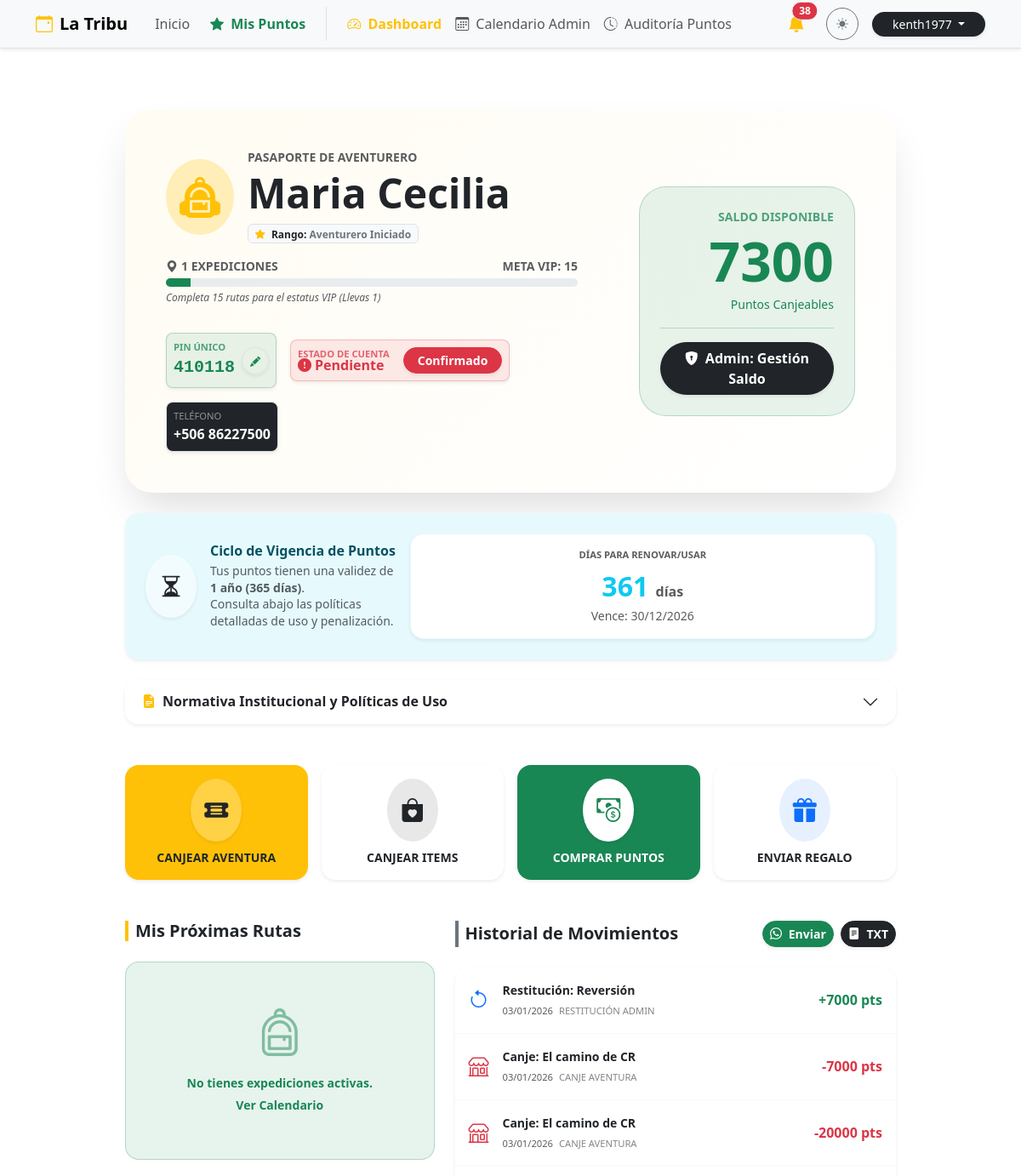
Page /mi-perfil/410118 (signed in, upper part) on the earlier database version.
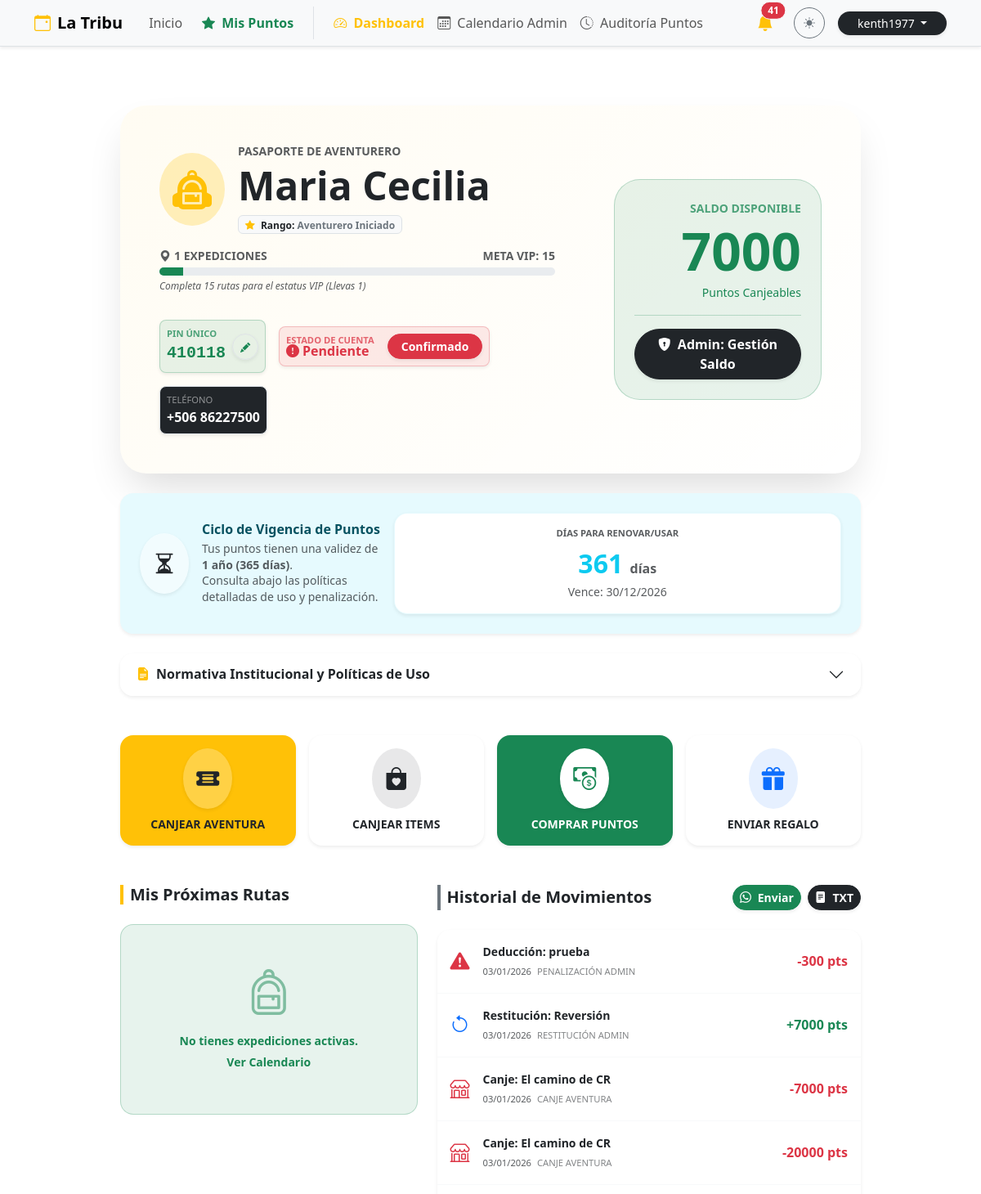
Same page on the later database version.
### db.py (models this page shows)
class Member(db.Model):
    __tablename__ = 'member'
    id = db.Column(db.Integer, primary_key=True)
    pin = db.Column(db.String(6), unique=True, nullable=False)
    nombre = db.Column(db.String(100), nullable=False)
    apellido1 = db.Column(db.String(100), nullable=False)
    apellido2 = db.Column(db.String(100))
    telefono = db.Column(db.String(20))
    birth_date = db.Column(db.Date)
    puntos_totales = db.Column(db.Integer, default=0)
    debt_pending = db.Column(db.Boolean, default=False)
    ultimo_regalo_bday = db.Column(db.Integer, default=0) # Año del último regalo
    bookings = db.relationship('Booking', backref='member', lazy=True)
    logs = db.relationship('PointLog', backref='member', lazy=True)

class PointLog(db.Model):
    __tablename__ = 'point_log'
    id = db.Column(db.Integer, primary_key=True)
    member_id = db.Column(db.Integer, db.ForeignKey('member.id'), nullable=False)
    transaction_type = db.Column(db.String(50), nullable=False)
    description = db.Column(db.String(200))
    amount = db.Column(db.Integer, nullable=False)
    created_at = db.Column(db.DateTime, default=datetime.utcnow)
    booking_id = db.Column(db.Integer, db.ForeignKey('booking.id'), nullable=True)
    is_penalized = db.Column(db.Boolean, default=False)
    penalty_reason = db.Column(db.String(200))

### perfil.py (the view)
@perfil_bp.route('/mi-perfil/<string:pin>')
def ver_perfil(pin):
    member = Member.query.filter_by(pin=pin).first()
    if not member:
        flash('Perfil no encontrado. Verifique el PIN.', 'danger')
        return redirect(url_for('main.home'))
    logs = PointLog.query.filter_by(member_id=member.id).order_by(PointLog.created_at.desc()).all()
    cr_time = datetime.utcnow() - timedelta(hours=6)
    today = cr_time.date()
    all_bookings = Booking.query.filter_by(member_id=member.id).all()
    proximas_aventuras = []
    bitacora_aventuras = []
    eventos_cancelados = [] # Lista específica para la ventana de penalizaciones
    caminatas_validas_vip = 0
    for b in all_bookings:
        if not b.event: continue
        if b.status == 'Activo':
            caminatas_validas_vip += 1
        es_futura = b.event.event_date >= today
        esta_activa = (b.status == 'Activo')
        esta_cancelada = (b.status in ['No Participó', 'Retirado', 'Cancelado'])
        if esta_cancelada:
            penalidad_log = PointLog.query.filter_by(booking_id=b.id).filter(PointLog.amount < 0).first()
            b.monto_penalizacion = abs(penalidad_log.amount) if penalidad_log else 0
            eventos_cancelados.append(b)
        elif esta_activa and es_futura:
            proximas_aventuras.append(b)
        else:
            bitacora_aventuras.append(b)
    proximas_aventuras.sort(key=lambda x: x.event.event_date)
    eventos_cancelados.sort(key=lambda x: x.event.event_date, reverse=True)
    bitacora_aventuras.sort(key=lambda x: x.event.event_date, reverse=True)
    eventos_activos = Event.query.filter(
        Event.event_date >= today,
        Event.status == 'Activa'
    ).order_by(Event.event_date.asc()).all()
    total_caminatas = caminatas_validas_vip
    if total_caminatas > 15:
        nivel = "VIP - La Tribu"
        icono_nivel = "bi-crown"
        clase_nivel = "text-warning animate__animated animate__pulse animate__infinite"
        progreso_vip = 100
        mensaje_prox_nivel = "¡Eres un miembro de la élite!"
    elif total_caminatas > 5:
        nivel = "Explorador Constante"
        icono_nivel = "bi-compass-fill"
        clase_nivel = "text-success"
        progreso_vip = int((total_caminatas / 15) * 100)
        mensaje_prox_nivel = f"Faltan {16 - total_caminatas} aventuras para ser VIP"
    else:
        nivel = "Aventurero Iniciado"
        icono_nivel = "bi-backpack2-fill"
        clase_nivel = "text-secondary"
        progreso_vip = int((total_caminatas / 15) * 100)
        mensaje_prox_nivel = f"Completa 15 rutas para el estatus VIP (Llevas {total_caminatas})"
    primer_log = PointLog.query.filter_by(member_id=member.id).order_by(PointLog.created_at.asc()).first()
    fecha_origen = primer_log.created_at.date() if primer_log else today
    fecha_vencimiento = fecha_origen + timedelta(days=365)
    dias_restantes = (fecha_vencimiento - today).days
    info_vencimiento = {
        'fecha_limite': fecha_vencimiento,
        'dias_restantes': dias_restantes,
        'vencido': dias_restantes < 0
    }
    birthdays_today = Member.query.filter(
        extract('month', Member.birth_date) == today.month,
        extract('day', Member.birth_date) == today.day
    ).all()
    return render_template(
        'perfil.html',
        member=member,
        logs=logs,
        proximas=proximas_aventuras,
        bitacora=bitacora_aventuras,
        eventos_cancelados=eventos_cancelados,
        eventos_activos=eventos_activos,
        nivel=nivel,
        icono_nivel=icono_nivel,
        clase_nivel=clase_nivel,
        total_caminatas=total_caminatas,
        progreso_vip=progreso_vip,
        mensaje_prox_nivel=mensaje_prox_nivel,
        now=cr_time,
        vencimiento=info_vencimiento,
        birthdays_today=birthdays_today
    )

### templates/perfil.html (shortened to what the changed rows need)
{% extends "base.html" %}
{% block content %}
<div class="container py-5 animate__animated animate__fadeIn" id="perfilContainer">
    <div class="row justify-content-center">
        <div class="col-lg-10">
            <div class="card border-0 shadow-2xl rounded-5 overflow-hidden mb-4 bg-white text-dark position-relative" id="cardIdentidad">
                <div class="card-body p-4 p-lg-5 position-relative" style="z-index: 1;">
                    <div class="row align-items-center">
                        <div class="col-md-8 mb-4 mb-md-0">
                            <div class="d-flex align-items-center mb-3">
                                <div>
                                    <h6 class="text-uppercase fw-bold text-muted small mb-1">Pasaporte de Aventurero</h6>
                                    <h1 class="display-5 fw-bold mb-0" id="nombreMiembro">{{ member.nombre }} {{ member.apellido1 }}</h1>
                                    <span class="badge bg-light text-dark border mt-2">
                                        <i class="bi bi-star-fill text-warning me-1"></i> Rango: <span class="{{ clase_nivel }} fw-bold">{{ nivel }}</span>
                                    </span>
                                </div>
                            </div>
                            <div class="row g-3 mt-3 align-items-center">
                                <div class="col-auto">
                                    <div class="p-2 border border-success border-opacity-25 rounded-3 bg-success bg-opacity-10 position-relative pe-5 shadow-sm">
                                        <small class="d-block text-success fw-bold x-small text-uppercase opacity-75">PIN Único</small>
                                        <span class="fw-bold font-monospace fs-5 text-success">{{ member.pin }}</span>
                                        <button class="btn btn-sm btn-white border position-absolute top-50 end-0 translate-middle-y me-2 rounded-circle shadow-sm hover-scale no-print" style="width: 32px; height: 32px;" data-bs-toggle="modal" data-bs-target="#changePinModal" title="Personalizar PIN">
                                            <i class="bi bi-pencil-fill small text-success"></i>
                                        </button>
                                    </div>
                                </div>
                                <div class="col-auto">
                                    <div class="p-2 border rounded-3 bg-dark text-white shadow-sm">
                                        <small class="d-block text-white-50 x-small text-uppercase">Teléfono</small>
                                        <span class="fw-bold">+506 {{ member.telefono }}</span>
                                    </div>
                                </div>
                            </div>
                        </div>
                        <div class="col-md-4 text-center text-md-end">
                            <div class="p-4 rounded-5 bg-success bg-opacity-10 border border-success border-opacity-25 d-inline-block w-100 position-relative">
                                <small class="text-uppercase fw-bold text-success opacity-75 d-block mb-1">Saldo Disponible</small>
                                <div class="display-3 fw-bold text-success mb-0" id="saldoActual">{{ member.puntos_totales }}</div>
                                <small class="text-success fw-medium">Puntos Canjeables</small>
                                {% if current_user.is_authenticated and current_user.is_superuser %}
                                <div class="mt-3 border-top border-success border-opacity-25 pt-3 no-print">
                                    <button class="btn btn-dark w-100 rounded-pill fw-bold shadow-sm" data-bs-toggle="modal" data-bs-target="#adminAdvancedModal">
                                    </button>
                                </div>
                                {% endif %}
                            </div>
                        </div>
                    </div>
                </div>
            </div>
            <div class="accordion shadow-sm rounded-4 mb-5 border-0 no-print" id="policiesAccordion">
                <div class="accordion-item border-0 rounded-4 overflow-hidden">
                    <h2 class="accordion-header">
                        <button class="accordion-button collapsed bg-white fw-bold text-dark py-3" type="button" data-bs-toggle="collapse" data-bs-target="#collapsePolicies">
                            <i class="bi bi-file-earmark-text-fill text-warning me-2"></i>
                            Normativa Institucional y Políticas de Uso
                        </button>
                    </h2>
                </div>
            </div>
            <div class="row g-4">
                <div class="col-md-7" id="historialSection">
                    <div class="card border-0 shadow-sm rounded-4 overflow-hidden" id="historialCard">
                        <div class="list-group list-group-flush" id="listaMovimientos">
                            {% if logs %}
                                {% for log in logs %}
                                <div class="list-group-item p-3 border-light log-item">
                                    <div class="d-flex justify-content-between align-items-center">
                                        <div class="d-flex align-items-center">
                                            <div class="me-3">
                                                {% if 'Restitución Admin' in log.transaction_type %}
                                                    <i class="bi bi-arrow-counterclockwise text-primary fs-4"></i>
                                                {% elif 'Donación Admin' in log.transaction_type %}
                                                    <i class="bi bi-gift-fill text-success fs-4"></i>
                                                {% elif 'Penalización Admin' in log.transaction_type %}
                                                    <i class="bi bi-exclamation-triangle-fill text-danger fs-4"></i>
                                                {% elif 'Canje' in log.transaction_type %}
                                                    <i class="bi bi-shop text-danger fs-4"></i>
                                                {% elif log.transaction_type == 'Bono Cumpleaños' %}
                                                    <i class="bi bi-gift-fill text-primary fs-4"></i>
                                                {% elif log.transaction_type == 'Regalo Recibido' %}
                                                    <i class="bi bi-gift-fill text-primary fs-4"></i>
                                                {% elif log.transaction_type == 'Regalo Enviado' %}
                                                    <i class="bi bi-send-fill text-warning fs-4"></i>
                                                {% elif log.transaction_type == 'Compra Puntos' %}
                                                    <i class="bi bi-cash-coin text-success fs-4"></i>
                                                {% elif 'Inscripción' in log.transaction_type or 'Bienvenida' in log.transaction_type %}
                                                    <i class="bi bi-arrow-up-circle-fill text-success fs-4"></i>
                                                {% elif 'Retiro' in log.transaction_type or 'Penalización' in log.transaction_type %}
                                                    <i class="bi bi-x-circle-fill text-danger fs-4"></i>
                                                {% elif log.amount > 0 %}
                                                    <i class="bi bi-plus-circle-fill text-success fs-4"></i>
                                                {% else %}
                                                    <i class="bi bi-dash-circle-fill text-danger fs-4"></i>
                                                {% endif %}
                                            </div>
                                            <div>
                                                <div class="fw-bold text-dark small log-desc">{{ log.description }}</div>
                                                <small class="text-muted x-small log-date">
                                                    {{ log.created_at.strftime('%d/%m/%Y') }}
                                                    <span class="text-uppercase ms-1 opacity-75">{{ log.transaction_type }}</span>
                                                </small>
                                            </div>
                                        </div>
                                        <div class="text-end">
                                            <span class="fw-bold fs-6 {{ 'text-success' if log.amount > 0 else 'text-danger' }} log-amount">
                                                {{ '+' if log.amount > 0 }}{{ log.amount }} pts
                                            </span>
                                        </div>
                                    </div>
                                </div>
                                {% endfor %}
                            {% else %}
                                <div class="p-4 text-center text-muted small">
                                    Aún no hay movimientos registrados.
                                </div>
                            {% endif %}
                        </div>
                    </div>
                </div>
            </div>
        </div>
    </div>
</div>
{% endblock %}

### templates/base.html (shortened to what the changed rows need)
<!DOCTYPE html>
<html lang="es" data-bs-theme="light">
<head>
    <link href="https://cdn.jsdelivr.net/npm/bootstrap@5.3.2/dist/css/bootstrap.min.css" rel="stylesheet">
    <link rel="stylesheet" href="https://cdn.jsdelivr.net/npm/bootstrap-icons@1.11.1/font/bootstrap-icons.css">
    <link rel="stylesheet" href="https://cdnjs.cloudflare.com/ajax/libs/animate.css/4.1.1/animate.min.css"/>
</head>
<body>
    <nav class="navbar navbar-expand-lg bg-body-tertiary border-bottom sticky-top shadow-sm">
        <div class="container">
            <div class="collapse navbar-collapse" id="navbarNav">
                <div class="d-flex align-items-center gap-3 mt-3 mt-lg-0">
                    {% if current_user.is_authenticated and current_user.is_superuser %}
                    <div class="dropdown">
                        <button class="btn btn-link position-relative text-dark p-0 me-2" type="button" data-bs-toggle="dropdown" aria-expanded="false">
                            <i class="bi bi-bell-fill fs-5 text-warning"></i>
                            {% if admin_unread_count > 0 %}
                            <span class="position-absolute top-0 start-100 translate-middle badge rounded-pill bg-danger border border-light animate__animated animate__pulse animate__infinite">
                                {{ admin_unread_count }}
                            </span>
                            {% endif %}
                        </button>
                    </div>
                    {% endif %}
                </div>
            </div>
        </div>
    </nav>
    <main class="container py-4">
        {% block content %}{% endblock %}
    </main>
</body>
</html>

Differences in the rows shown:
changed Member "Maria": puntos_totales "7300" → "7000"
added PointLog: description "Deducción: prueba", created_at "03/01/2026", transaction_type "PENALIZACIÓN ADMIN", amount "-300"
Other differences:
{{ admin_unread_count }}: "38" → "41"
